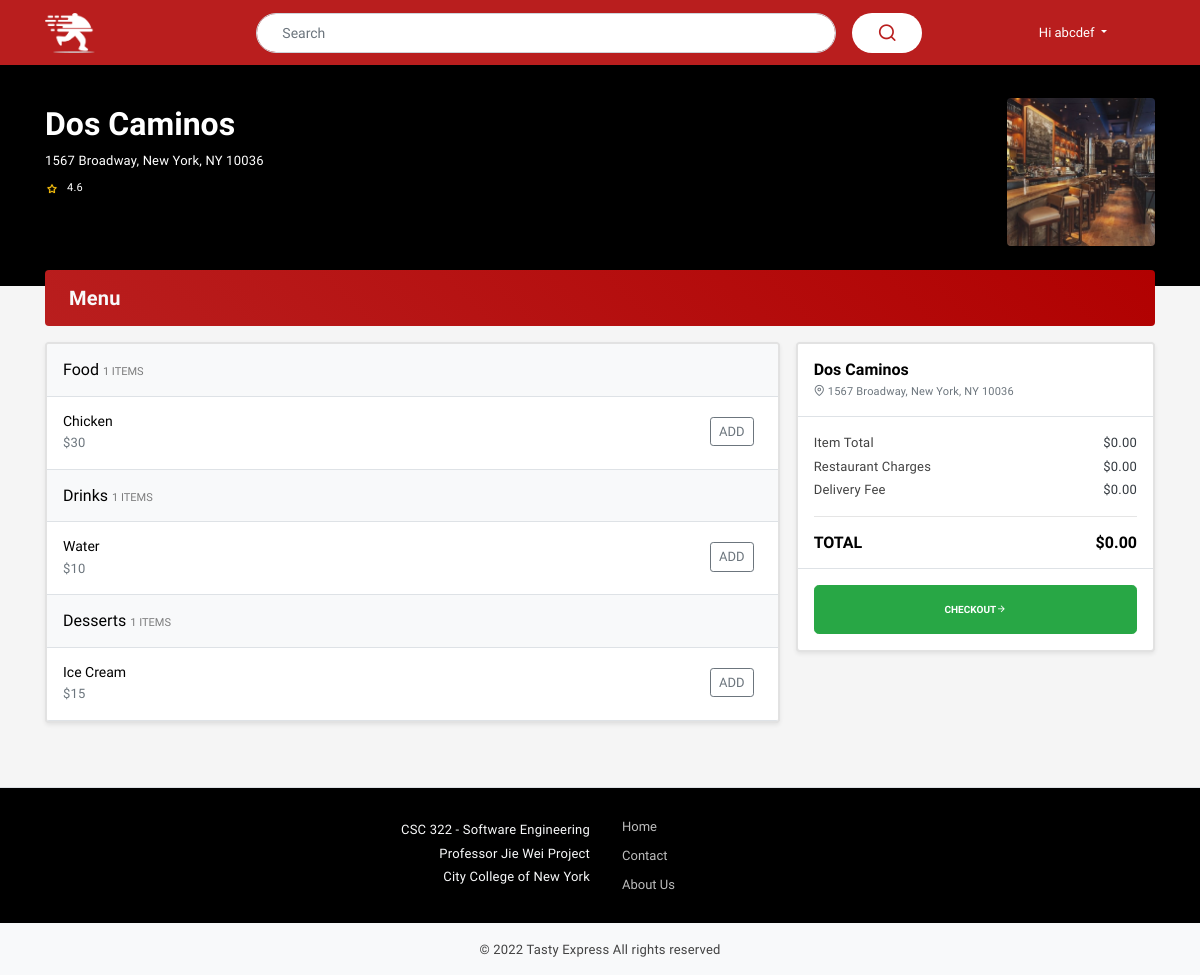
Screenshot of /restaurant.html?rid=4 (signed in) with the database file from the repository.
### server.py (models this page shows)
class restaurant(db.Model):
    rid = db.Column(db.Integer, primary_key=True)
    name = db.Column(db.String(80))
    address = db.Column(db.String(120))
    rating = db.Column(db.Integer)
    category = db.Column(db.String(120))
    img_path = db.Column(db.String(120))

class menu(db.Model):
    rid = db.Column(db.Integer, db.ForeignKey('restaurant.rid'), primary_key=True)
    item_id = db.Column(db.Integer, primary_key=True)
    name = db.Column(db.String(120))
    price = db.Column(db.Integer)
    category = db.Column(db.String(80))
    db.CheckConstraint('category in ("food", "drink", "dessert")', name='category_check')

### server.py (the view)
@app.route("/restaurant.html")
def restaurant_page():
    current_rid = request.args.get("rid")
    if current_rid:
        current_rid = int(current_rid)
    else:
        pass # error page
    if True: #session['session_rid'] != current_rid:
        session['cart'] = {}
        session['total'] = 0
        session['session_rid'] = current_rid
    global RESTURANT_ID, DELIVERY_STATUS
    RESTURANT_ID = current_rid
    DELIVERY_STATUS = f"{restaurant.query.get(RESTURANT_ID).name} Has Received The Order!"
    session['restaurant_info'] = row_to_dict(restaurant.query.filter_by(rid=current_rid).first())
    foods = menu.query.filter_by(rid=current_rid, category="food").all()
    drinks = menu.query.filter_by(rid=current_rid, category="drink").all()
    desserts = menu.query.filter_by(rid=current_rid, category="dessert").all()
    session['categories'] = [("Food", table_to_lst(foods)), ("Drinks", table_to_lst(drinks)), ("Desserts", table_to_lst(desserts))]
    uid = USER_ID if session['account_type'] != "visitor" else None
    user_info = user.query.filter_by(id=uid).first()
    if user_info:
        session['is_vip'] = user_info.category == "VIP"
    return render_template("restaurant.html", restaurant_info=session['restaurant_info'],
                                              categories=session['categories'],
                                              VIP_DISCOUNT=VIP_DISCOUNT*100,
                                              is_vip=session['is_vip'])

### server.py (called while the page is built)
@login_manager.user_loader
def load_user(user_id):
    return user.query.get(int(user_id))

@app.context_processor
def base():
    return dict(account_type=session['account_type'],
                user_first_name=session['user_first_name'])

def row_to_dict(row):
    row_dict = row.__dict__
    row_dict.pop("_sa_instance_state")
    return row_dict

def table_to_lst(table):
    table_lst = []
    for row in table:
        table_lst.append(row_to_dict(row))
    return table_lst

### templates/restaurant.html (shortened to what this page needs)
<!doctype html>
{% extends 'base.html' %}
{% block content %}
    <div class="offer-section py-4">
        <div class="container position-relative">
            <img alt="#" src="{{ restaurant_info['img_path'] }}" class="restaurant-pic">
            <div class="pt-3 text-white">
                <h2 class="font-weight-bold"> {{ restaurant_info['name'] }} </h2>
                <p class="text-white m-0"> {{ restaurant_info['address'] }} </p>
                <div class="rating-wrap d-flex align-items-center mt-2">
                    <ul class="rating-stars list-unstyled">
                        <li>
                            <i class="feather-star text-warning"></i>
                        </li>
                    </ul>
                    <p class="label-rating text-white ml-2 small"> {{ restaurant_info['rating'] }} </p>
                </div>
            </div>
            <div class="pb-5">
            </div>
        </div>
    </div>
    <div class="container">
        <div class="p-3 bg-primary bg-primary mt-n3 rounded position-relative">
            <div class="d-flex align-items-center">
                <div class="feather_icon">
                    <p class="font-weight-bold h5 pl-2 mb-0 w-100 text-light">Menu</p>
                </div>
            </div>
        </div>
    </div>
    <div class="container position-relative">
        <div class="row">
            <div class="col-md-8 pt-3">
                <div class="shadow-sm rounded bg-white mb-3 overflow-hidden">
                    {% for category_name, category in categories %}
                      <div class="row m-0">
                          <h6 class="p-3 m-0 bg-light w-100">{{ category_name }} <small class="text-black-50">{{ category|length }} ITEMS</small></h6>
                          <div class="col-md-12 px-0 border-top">
                              <div class="">
                                  {% for item in category %}
                                    <div class="p-3 border-bottom gold-members">
                                        <span class="float-right pt-1 pr-2 d-flex align-items-center">
                                          {% if account_type == "visitor" %}
                                            <button data-toggle="modal" data-target="#exampleModal" class="btn btn-outline-secondary btn-sm" data-target="#extras">ADD</button>
                                          {% else %}
                                            <button id="add_cart_{{ item['item_id'] }}" class="btn btn-outline-secondary btn-sm" data-target="#extras">ADD</button>
                                          {% endif %}
                                        </span>
                                        <div class="media">
                                            <div class="media-body">
                                                <h6 class="mb-1">{{ item['name'] }}</h6>
                                                <p class="text-muted mb-0">${{ item['price'] }}</p>
                                            </div>
                                        </div>
                                    </div>
                                  {% endfor %}
                                </div>
                            </div>
                        </div>
                      {% endfor %}
                    </div>
            </div>
            <div class="col-md-4 pt-3">
                <div class="fahad-cart-item rounded rounded shadow-sm overflow-hidden bg-white sticky_sidebar">
                    <div class="d-flex border-bottom fahad-cart-item-profile bg-white p-3">
                        <div class="d-flex flex-column">
                            <h6 class="mb-1 font-weight-bold">{{ restaurant_info['name'] }}</h6>
                            <p class="mb-0 small text-muted"><i class="feather-map-pin"></i> {{ restaurant_info['address'] }}</p>
                        </div>
                    </div>
                    <div class="bg-white p-3 clearfix border-bottom">
                        <p class="mb-1">Item Total <span id="total-cost" class="float-right text-dark">$0.00</span></p>
                        <p class="mb-1">Restaurant Charges <span id="restraunt-charges" class="float-right text-dark">$0.00</span></p>
                        <p class="mb-1">Delivery Fee<span id="delivery-cost" class="float-right text-dark">$0.00</span></p>
                        <hr>
                        <h6 class="font-weight-bold mb-0">TOTAL <span id="to-pay" class="float-right">$0.00</span></h6>
                    </div>
                    <div class="p-3">
                        {% if account_type == "visitor" %}
                          <a class="btn btn-success btn-block btn-lg" href="" data-toggle="modal" data-target="#exampleModal">CHECKOUT<i class="feather-arrow-right"></i></a>
                        {% else %}
                          <a id="checkoutButton" class="btn btn-success btn-block btn-lg" href="{{ url_for('checkout') }}" data-toggle="modal" data-target="#noitemsModal">CHECKOUT<i class="feather-arrow-right"></i></a>
                        {% endif %}
                    </div>
                </div>
            </div>
        </div>
    </div>
{% endblock %}

### static/css/style.css (style rules this page uses)
body { font-family: 'Prompt', sans-serif; font-size: 13px; color: #000000; background: #f5f5f5; }
.font-weight-bold { font-weight: 600 !important; }
.small, small { font-size: 11px !important; }
div, a { outline: none !important; }
.form-control, .btn, .input-group-sm>.custom-select, .input-group-sm>.form-control, .input-group-sm>.input-group-append>.btn, .input-group-sm>.input-group-append>.input-group-text, .input-group-sm>.input-group-prepend>.btn, .input-group-sm>.input-group-prepend>.input-group-text { font-size: 13px; }
.bg-white.rounded { border: 2px solid #e2e2e2; }
.restaurant-pic { position: absolute; right: 15px; height: 148px; border-radius: 4px; margin: 9px 0; }
.sticky_sidebar, .c-t-order, .fahad-account { position: sticky; top: 15px; }
.col, .col-1, .col-10, .col-11, .col-12, .col-2, .col-3, .col-4, .col-5, .col-6, .col-7, .col-8, .col-9, .col-auto, .col-lg, .col-lg-1, .col-lg-10, .col-lg-11, .col-lg-12, .col-lg-2, .col-lg-3, .col-lg-4, .col-lg-5, .col-lg-6, .col-lg-7, .col-lg-8, .col-lg-9, .col-lg-auto, .col-md, .col-md-1, .col-md-10, .col-md-11, .col-md-12, .col-md-2, .col-md-3, .col-md-4, .col-md-5, .col-md-6, .col-md-7, .col-md-8, .col-md-9, .col-md-auto, .col-sm, .col-sm-1, .col-sm-10, .col-sm-11, .col-sm-12, .col-sm-2, .col-sm-3, .col-sm-4, .col-sm-5, .col-sm-6, .col-sm-7, .col-sm-8, .col-sm-9, .col-sm-auto, .col-xl, .col-xl-1, .col-xl-10, .col-xl-11, .col-xl-12, .col-xl-2, .col-xl-3, .col-xl-4, .col-xl-5, .col-xl-6, .col-xl-7, .col-xl-8, .col-xl-9, .col-xl-auto { position: relative; width: 100%; padding-right: 8px; padding-left: 8px; }
.row { margin-right: -8px; margin-left: -8px; }
.bg-primary { background: #b91e1e; background: -moz-linear-gradient(45deg, #b91e1e 0%, #B10101 100%); background: -webkit-linear-gradient(45deg, #b91e1e 0%, #B10101 100%); background: linear-gradient(45deg, #b91e1e 0%, #B10101 100%); filter: progid: DXImageTransform.Microsoft.gradient(startColorstr='#b91e1e', endColorstr='#B10101', GradientType=1); ; }
a { color: #B10101; text-decoration: none !important; }
p { color: #424242; letter-spacing: 0.2px; }
.btn-lg { font-size: 10px; padding: 16px 16px; font-weight: 600; }
.rating-stars .feather-star { font-size: 10px; background: #000000; color: #fff; padding: 2px; text-shadow: 0px 0px 1px #d2b128; border-radius: 5px; }
.gold-members h6, .menu-list h6 { font-size: 14px; }
.feather-arrow-right { -webkit-animation: bounceRight 2s infinite; animation: bounceRight 2s infinite; }
.offer-section { background-color: #000; }
.sticky_sidebar { position: sticky; top: 10px; }

### rows the page displays
restaurant: name "Dos Caminos", address "1567 Broadway, New York, NY 10036", rating "4.6"
menu: name "Chicken", price "30"
menu: name "Water", price "10"
menu: name "Ice Cream", price "15"

### other values shown
{{ user_first_name }} "abcdef"
{{ category_name }} "Food" "Drinks" "Desserts"
{{ category|length }} "1" "1" "1"
